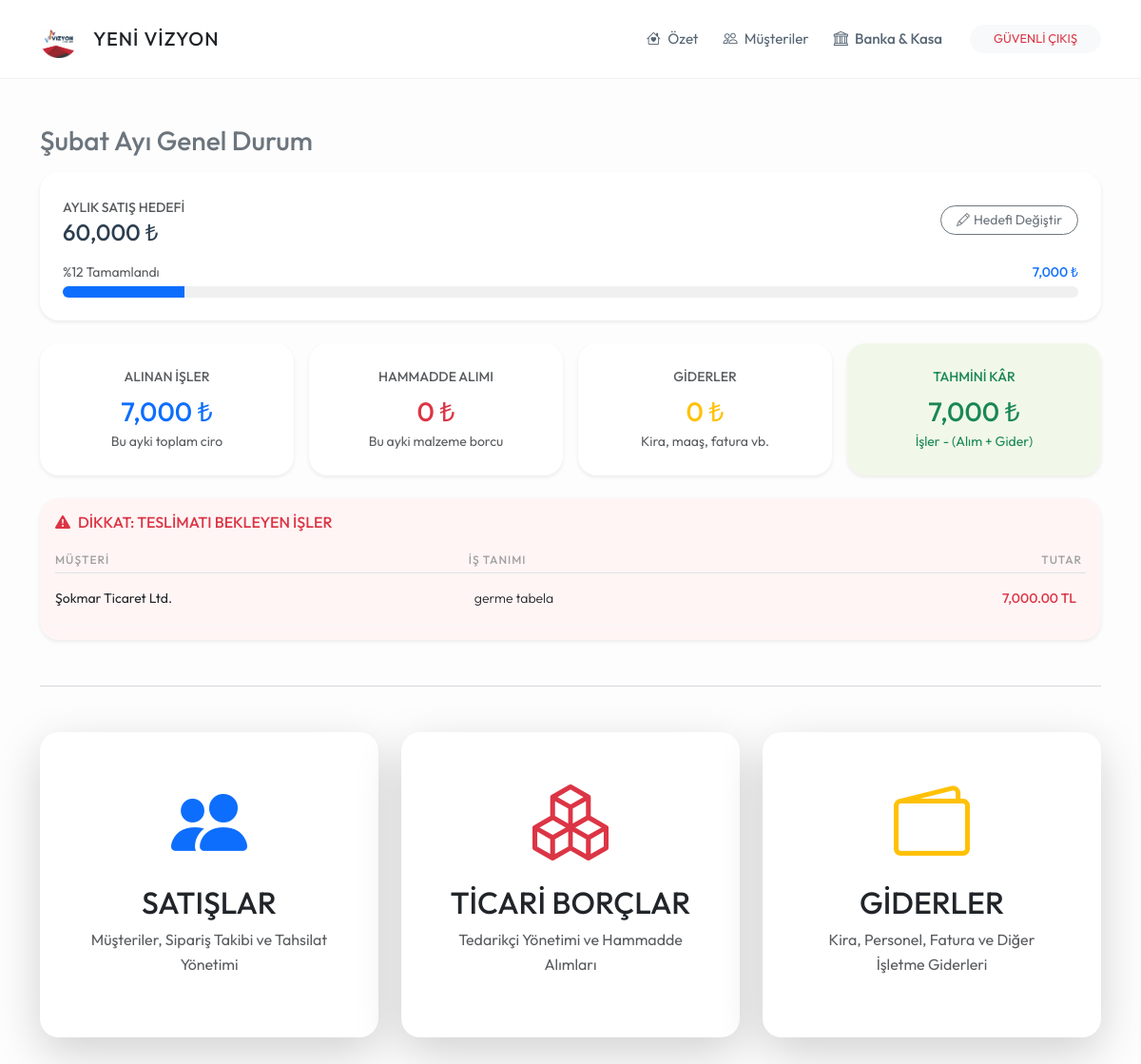
The page / (signed in) on the database its author committed.
### models.py (models this page shows)
class Ayarlar(db.Model):
    id = db.Column(db.Integer, primary_key=True)
    ay_hedefi = db.Column(db.Float, default=50000.0)

class IsKaydi(db.Model):
    id = db.Column(db.Integer, primary_key=True)
    is_tanimi = db.Column(db.String(200), nullable=False)
    toplam_bedel = db.Column(db.Float, nullable=False, default=0.0)
    para_birimi = db.Column(db.String(5), default='TL')
    maliyet = db.Column(db.Float, default=0.0)
    teslim_tarihi = db.Column(db.String(20))
    durum = db.Column(db.String(20), default='Devam Ediyor')
    kayit_tarihi = db.Column(db.DateTime, default=datetime.now)
    musteri_id = db.Column(db.Integer, db.ForeignKey('musteri.id'), nullable=False)

class Musteri(db.Model):
    id = db.Column(db.Integer, primary_key=True)
    ad_soyad = db.Column(db.String(100), nullable=False)
    telefon = db.Column(db.String(20))
    isyeri_adi = db.Column(db.String(200))
    isyeri_adresi = db.Column(db.Text)
    durum = db.Column(db.String(20), default='Aktif')
    isler = db.relationship('IsKaydi', backref='sahibi', lazy=True)
    odemeler = db.relationship('Odeme', backref='musteri', lazy=True)

### routes/genel_isler.py (the view)
@genel_bp.route('/')
def index():
    if 'logged_in' not in session:
        return render_template('giris.html')
    from datetime import datetime
    bugun = datetime.now()
    bu_ay, bu_yil = bugun.month, bugun.year
    aylar_tr = {1: "Ocak", 2: "Şubat", 3: "Mart", 4: "Nisan", 5: "Mayıs", 6: "Haziran",
                7: "Temmuz", 8: "Ağustos", 9: "Eylül", 10: "Ekim", 11: "Kasım", 12: "Aralık"}
    guncel_ay = aylar_tr[bu_ay]
    aylik_is_hacmi = sum((i.toplam_bedel * GUNCEL_KURLAR.get(i.para_birimi, 1.0)) for i in IsKaydi.query.filter(extract('month', IsKaydi.kayit_tarihi) == bu_ay, extract('year', IsKaydi.kayit_tarihi) == bu_yil).all())
    aylik_satinalma = sum((s.tutar * GUNCEL_KURLAR.get(s.para_birimi, 1.0)) for s in SatinAlma.query.filter(extract('month', SatinAlma.tarih) == bu_ay, extract('year', SatinAlma.tarih) == bu_yil).all())
    aylik_gider = sum((g.tutar * g.kur_degeri) for g in Gider.query.filter(extract('month', Gider.tarih) == bu_ay, extract('year', Gider.tarih) == bu_yil).all())
    alarm_listesi = IsKaydi.query.filter(IsKaydi.durum == 'Devam Ediyor').all()
    ayar = Ayarlar.query.first()
    if not ayar:
        ayar = Ayarlar(ay_hedefi=50000.0)
        db.session.add(ayar)
        db.session.commit()
    aylik_hedef = ayar.ay_hedefi
    hedef_yuzde = min((aylik_is_hacmi / aylik_hedef) * 100, 100) if aylik_hedef > 0 else 0
    return render_template('index.html',
                           ay_adi=guncel_ay,
                           is_hacmi=round(aylik_is_hacmi, 2),
                           ticari_alim=round(aylik_satinalma, 2),
                           giderler=round(aylik_gider, 2),
                           kar=round(aylik_is_hacmi - (aylik_satinalma + aylik_gider), 2),
                           alarm_listesi=alarm_listesi,
                           hedef_yuzde=round(hedef_yuzde, 0),
                           aylik_hedef=aylik_hedef,
                           kurlar=GUNCEL_KURLAR)

### templates/index.html (shortened to what this page needs)
{% extends "base.html" %}
{% block content %}
<div class="mb-5">
    <h3 class="fw-bold mb-3 text-secondary">{{ ay_adi }} Ayı Genel Durum</h3>
    <div class="card card-custom p-4 mb-4 border-0 shadow-sm">
        <div class="d-flex justify-content-between align-items-center mb-3">
            <div>
                <span class="fw-bold small text-muted text-uppercase">Aylık Satış Hedefi</span>
                <div class="h4 mb-0 fw-bold">{{ "{:,.0f}".format(aylik_hedef) }} ₺</div>
            </div>
            <button class="btn btn-sm btn-outline-secondary rounded-pill px-3" data-bs-toggle="collapse" data-bs-target="#hedefForm">
                <i class="bi bi-pencil me-1"></i>Hedefi Değiştir
            </button>
        </div>
        <div class="d-flex justify-content-between align-items-center mb-1">
            <span class="small text-muted">%{{ hedef_yuzde|int }} Tamamlandı</span>
            <span class="small fw-bold text-primary">{{ "{:,.0f}".format(is_hacmi) }} ₺</span>
        </div>
        <div class="progress" style="height: 12px; border-radius: 10px; background-color: #f0f0f0;">
            <div class="progress-bar bg-primary" role="progressbar" style="width: {{ hedef_yuzde }}%; transition: width 1s ease-in-out;"></div>
        </div>
    </div>
    <div class="row g-3">
        <div class="col-md-3 col-6">
            <div class="card card-custom p-4 border-0 h-100 shadow-sm text-center">
                <div class="text-uppercase small fw-bold text-muted mb-2">ALINAN İŞLER</div>
                <div class="h3 fw-bold text-primary mb-0">{{ "{:,.0f}".format(is_hacmi) }} ₺</div>
                <div class="small text-muted mt-1">Bu ayki toplam ciro</div>
            </div>
        </div>
        <div class="col-md-3 col-6">
            <div class="card card-custom p-4 border-0 h-100 shadow-sm text-center">
                <div class="text-uppercase small fw-bold text-muted mb-2">HAMMADDE ALIMI</div>
                <div class="h3 fw-bold text-danger mb-0">{{ "{:,.0f}".format(ticari_alim) }} ₺</div>
                <div class="small text-muted mt-1">Bu ayki malzeme borcu</div>
            </div>
        </div>
        <div class="col-md-3 col-6">
            <div class="card card-custom p-4 border-0 h-100 shadow-sm text-center">
                <div class="text-uppercase small fw-bold text-muted mb-2">GİDERLER</div>
                <div class="h3 fw-bold text-warning mb-0">{{ "{:,.0f}".format(giderler) }} ₺</div>
                <div class="small text-muted mt-1">Kira, maaş, fatura vb.</div>
            </div>
        </div>
        <div class="col-md-3 col-6">
            <div class="card card-custom p-4 border-0 h-100 shadow-sm text-center" style="background-color: #f1f8e9;">
                <div class="text-uppercase small fw-bold text-success mb-2">TAHMİNİ KÂR</div>
                <div class="h3 fw-bold text-success mb-0">{{ "{:,.0f}".format(kar) }} ₺</div>
                <div class="small text-success mt-1">İşler - (Alım + Gider)</div>
            </div>
        </div>
    </div>
    {% if alarm_listesi %}
    <div class="alert alert-danger border-0 shadow-sm mt-4 mb-0" style="border-radius: 20px; background-color: #fff5f5;">
        <h6 class="fw-bold text-danger mb-3"><i class="bi bi-exclamation-triangle-fill me-2"></i>DİKKAT: TESLİMATI BEKLEYEN İŞLER</h6>
        <div class="table-responsive">
            <table class="table table-sm table-borderless mb-0 small">
                <thead>
                    <tr class="text-muted border-bottom">
                        <th class="ps-0">Müşteri</th>
                        <th>İş Tanımı</th>
                        <th class="text-end">Tutar</th>
                    </tr>
                </thead>
                <tbody>
                    {% for is in alarm_listesi %}
                    <tr>
                        <td class="ps-0"><strong>{{ is.sahibi.ad_soyad }}</strong></td>
                        <td>{{ is.is_tanimi }}</td>
                        <td class="text-end text-danger fw-bold">{{ "{:,.2f}".format(is.toplam_bedel) }} {{ is.para_birimi }}</td>
                    </tr>
                    {% endfor %}
                </tbody>
            </table>
        </div>
    </div>
    {% endif %}
</div>
<hr class="my-5 opacity-25">
<div class="row g-4 justify-content-center">
    <div class="col-md-4">
        <a href="{{ url_for('musteri.satislar') }}" class="text-decoration-none">
            <div class="card card-custom h-100 border-0 shadow-lg card-hover-effect text-center p-5" style="transition: transform 0.2s;">
                <div class="mb-3">
                    <i class="bi bi-people-fill display-1 text-primary"></i>
                </div>
                <h2 class="fw-bold text-dark">SATIŞLAR</h2>
                <p class="text-muted">Müşteriler, Sipariş Takibi ve Tahsilat Yönetimi</p>
            </div>
        </a>
    </div>
    <div class="col-md-4">
        <a href="{{ url_for('tedarikci.ticari_borclar') }}" class="text-decoration-none">
            <div class="card card-custom h-100 border-0 shadow-lg card-hover-effect text-center p-5" style="transition: transform 0.2s;">
                <div class="mb-3">
                    <i class="bi bi-boxes display-1 text-danger"></i>
                </div>
                <h2 class="fw-bold text-dark">TİCARİ BORÇLAR</h2>
                <p class="text-muted">Tedarikçi Yönetimi ve Hammadde Alımları</p>
            </div>
        </a>
    </div>
    <div class="col-md-4">
        <a href="{{ url_for('gider.giderler') }}" class="text-decoration-none">
            <div class="card card-custom h-100 border-0 shadow-lg card-hover-effect text-center p-5" style="transition: transform 0.2s;">
                <div class="mb-3">
                    <i class="bi bi-wallet2 display-1 text-warning"></i>
                </div>
                <h2 class="fw-bold text-dark">GİDERLER</h2>
                <p class="text-muted">Kira, Personel, Fatura ve Diğer İşletme Giderleri</p>
            </div>
        </a>
    </div>
</div>
{% endblock %}

### templates/base.html (style rules this page uses)
:root { --yvr-bg: #fdfdfd; --yvr-card-bg: #ffffff; --yvr-primary: #a2d2ff; --yvr-secondary: #bde0fe; --yvr-accent: #ffafcc; --yvr-text: #576574; --yvr-text-dark: #2c3e50; }
body { background-color: var(--yvr-bg); font-family: 'Outfit', sans-serif; color: var(--yvr-text); font-weight: 400; line-height: 1.6; }
h1, h2, h3, h4, h5, .fw-bold { font-weight: 500 !important; color: var(--yvr-text-dark); }
.card-custom { background: var(--yvr-card-bg); border-radius: 20px; border: none; box-shadow: 0 10px 30px rgba(0,0,0,0.02); padding: 1.5rem; }
.table { --bs-table-bg: transparent; }
.table thead th { font-weight: 500; text-transform: uppercase; font-size: 0.75rem; letter-spacing: 1px; color: #a0a0a0; border: none; }
.table td { border-bottom: 1px solid #f8f9fa; padding: 15px 10px; font-weight: 300; }

### rows shown on the page
Ayarlar: ay_hedefi "60,000"
IsKaydi: sahibi.ad_soyad "Şokmar Ticaret Ltd.", is_tanimi "germe tabela", toplam_bedel "7,000.00", para_birimi "TL"

### other values the page prints
{{ ay_adi }} "Şubat"
{{ hedef_yuzde|int }} "12"
{{ "{:,.0f}".format(is_hacmi) }} "7,000"
{{ "{:,.0f}".format(ticari_alim) }} "0"
{{ "{:,.0f}".format(giderler) }} "0"
{{ "{:,.0f}".format(kar) }} "7,000"
